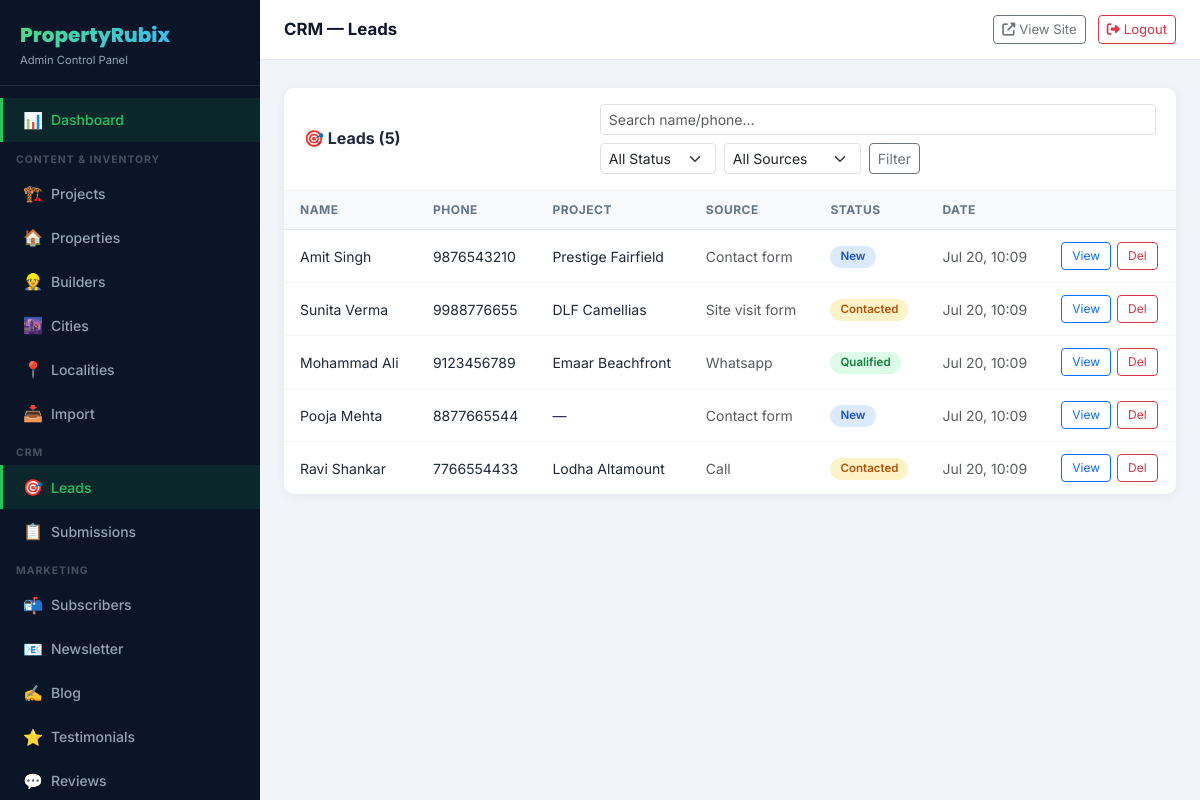
Screenshot of /admin/leads/index.php (signed in) with the database file from the repository.
### tables this page shows
CREATE TABLE `branding_settings` (
  `id`              INT UNSIGNED NOT NULL AUTO_INCREMENT,
  `site_name`       VARCHAR(255) DEFAULT 'PropertyRubix',
  `logo`            VARCHAR(255) DEFAULT NULL,
  `favicon`         VARCHAR(255) DEFAULT NULL,
  `primary_color`   VARCHAR(20)  DEFAULT '#16a34a',
  `secondary_color` VARCHAR(20)  DEFAULT '#0f172a',
  `tagline`         VARCHAR(255) DEFAULT NULL,
  `updated_at`      DATETIME NOT NULL DEFAULT CURRENT_TIMESTAMP ON UPDATE CURRENT_TIMESTAMP,
  PRIMARY KEY (`id`)
);

CREATE TABLE `leads` (
  `id`                 INT UNSIGNED NOT NULL AUTO_INCREMENT,
  `name`               VARCHAR(120) NOT NULL,
  `email`              VARCHAR(150) DEFAULT NULL,
  `phone`              VARCHAR(20)  NOT NULL,
  `source`             ENUM('site_visit_form','contact_form','whatsapp','call','chatbot','import') NOT NULL DEFAULT 'contact_form',
  `project_id`         INT UNSIGNED DEFAULT NULL,
  `city_id`            INT UNSIGNED DEFAULT NULL,
  `message`            TEXT DEFAULT NULL,
  `status`             ENUM('new','contacted','qualified','lost','converted') NOT NULL DEFAULT 'new',
  `assigned_to_user_id` INT UNSIGNED DEFAULT NULL,
  `notes`              TEXT DEFAULT NULL,
  `ip_address`         VARCHAR(45) DEFAULT NULL,
  `created_at`         DATETIME NOT NULL DEFAULT CURRENT_TIMESTAMP,
  `updated_at`         DATETIME NOT NULL DEFAULT CURRENT_TIMESTAMP ON UPDATE CURRENT_TIMESTAMP,
  PRIMARY KEY (`id`),
  KEY `idx_status` (`status`),
  KEY `idx_project` (`project_id`),
  KEY `idx_city` (`city_id`),
  KEY `idx_assigned` (`assigned_to_user_id`),
  CONSTRAINT `fk_lead_project` FOREIGN KEY (`project_id`) REFERENCES `projects` (`id`) ON DELETE SET NULL,
  CONSTRAINT `fk_lead_city`    FOREIGN KEY (`city_id`)    REFERENCES `cities`   (`id`) ON DELETE SET NULL
);

CREATE TABLE `projects` (
  `id`                INT UNSIGNED NOT NULL AUTO_INCREMENT,
  `builder_id`        INT UNSIGNED DEFAULT NULL,
  `city_id`           INT UNSIGNED DEFAULT NULL,
  `name`              VARCHAR(255) NOT NULL,
  `slug`              VARCHAR(255) NOT NULL,
  `type`              ENUM('residential','commercial','plot') NOT NULL DEFAULT 'residential',
  `status`            ENUM('upcoming','under_construction','ready_to_move','new_launch') NOT NULL DEFAULT 'upcoming',
  `price_min`         DECIMAL(15,2) DEFAULT NULL,
  `price_max`         DECIMAL(15,2) DEFAULT NULL,
  `price_on_request`  TINYINT(1) NOT NULL DEFAULT 0,
  `unit_types`        VARCHAR(255) DEFAULT NULL COMMENT 'e.g. 2BHK, 3BHK, 4BHK',
  `area_range`        VARCHAR(100) DEFAULT NULL,
  `rera_id`           VARCHAR(100) DEFAULT NULL,
  `rera_verified`     TINYINT(1) NOT NULL DEFAULT 0,
  `address`           TEXT DEFAULT NULL,
  `location_area`     VARCHAR(255) DEFAULT NULL,
  `latitude`          DECIMAL(10,8) DEFAULT NULL,
  `longitude`         DECIMAL(11,8) DEFAULT NULL,
  `map_embed_url`     TEXT DEFAULT NULL,
  `short_description` TEXT DEFAULT NULL,
  `description`       LONGTEXT DEFAULT NULL,
  `banner_image`      VARCHAR(255) DEFAULT NULL,
  `thumbnail_image`   VARCHAR(255) DEFAULT NULL,
  `brochure_pdf`      VARCHAR(255) DEFAULT NULL,
  `video_url`         VARCHAR(255) DEFAULT NULL,
  `possession_date`   VARCHAR(80) DEFAULT NULL,
  `is_featured`       TINYINT(1) NOT NULL DEFAULT 0,
  `sort_order`        INT NOT NULL DEFAULT 0,
  `meta_title`        VARCHAR(255) DEFAULT NULL,
  `meta_description`  TEXT DEFAULT NULL,
  `created_at`        DATETIME NOT NULL DEFAULT CURRENT_TIMESTAMP,
  `updated_at`        DATETIME NOT NULL DEFAULT CURRENT_TIMESTAMP ON UPDATE CURRENT_TIMESTAMP,
  PRIMARY KEY (`id`),
  UNIQUE KEY `uq_slug` (`slug`),
  KEY `idx_builder` (`builder_id`),
  KEY `idx_city` (`city_id`),
  KEY `idx_status` (`status`),
  KEY `idx_featured` (`is_featured`),
  KEY `idx_type` (`type`),
  CONSTRAINT `fk_project_builder` FOREIGN KEY (`builder_id`) REFERENCES `builders` (`id`) ON DELETE SET NULL,
  CONSTRAINT `fk_project_city`    FOREIGN KEY (`city_id`)    REFERENCES `cities` (`id`)    ON DELETE SET NULL
);

### config/db.php (called while the page is built, shortened)
<?php
function db(): PDO {
    static $pdo = null;
    if ($pdo === null) {
        $dsn = 'mysql:host=' . DB_HOST . ';dbname=' . DB_NAME . ';charset=' . DB_CHARSET;
        $options = [
            PDO::ATTR_ERRMODE            => PDO::ERRMODE_EXCEPTION,
            PDO::ATTR_DEFAULT_FETCH_MODE => PDO::FETCH_ASSOC,
            PDO::ATTR_EMULATE_PREPARES   => false,
            PDO::MYSQL_ATTR_INIT_COMMAND => "SET NAMES utf8mb4 COLLATE utf8mb4_unicode_ci",
        ];
        try {
            $pdo = new PDO($dsn, DB_USER, DB_PASS, $options);
        } catch (PDOException $e) {
            die('
            <div style="font-family:sans-serif;padding:30px;background:#fef2f2;border:1px solid #fca5a5;border-radius:8px;max-width:600px;margin:40px auto">
                <h2 style="color:#dc2626">⚠ Database Connection Error</h2>
                <p>Could not connect to MySQL. Please check:</p>
                <ul>
                    <li>XAMPP MySQL service is running</li>
                    <li>Database <strong>' . DB_NAME . '</strong> exists in phpMyAdmin</li>
                    <li>Credentials in <code>config/db.php</code> are correct</li>
                    <li>You have imported <code>database/schema.sql</code> and <code>database/seed.sql</code></li>
                </ul>
                <p style="color:#6b7280;font-size:0.875rem">Error: ' . htmlspecialchars($e->getMessage()) . '</p>
            </div>');
        }
    }
    return $pdo;
}

### app/helpers/settings.php (called while the page is built, shortened)
<?php
function getBranding(): array {
    static $branding = [];
    if (!$branding) {
        try {
            $branding = db()->query("SELECT * FROM branding_settings LIMIT 1")->fetch() ?: [];
        } catch (Throwable) {}
    }
    return $branding ?: [
        'site_name' => 'PropertyRubix',
        'primary_color' => '#16a34a',
        'secondary_color' => '#0f172a',
        'tagline' => 'Find Your Perfect Property',
        'logo' => null,
    ];
}

### admin/includes/auth_check.php (called while the page is built, shortened)
<?php
require_once __DIR__ . '/../../config/db.php';
require_once APP_PATH . 'helpers/csrf.php';
require_once APP_PATH . 'helpers/settings.php';
$branding    = getBranding();
$siteName    = $branding['site_name'] ?? 'PropertyRubix';

### app/helpers/csrf.php (called while the page is built, shortened)
<?php
function csrfToken(): string {
    return $_SESSION['csrf_token'];
}

### admin/leads/index.php (the view, shortened to what this page needs)
<?php
require_once __DIR__ . '/../includes/auth_check.php';
$pdo    = db();
$action = $_GET['action'] ?? 'list';
$search = trim($_GET['q'] ?? '');
$row    = [];
$extraWhere = '1=1'; $extraArgs = [];
$page = max(1,(int)($_GET['page']??1));
$total = $pdo->prepare("SELECT COUNT(*) FROM leads l WHERE $extraWhere"); $total->execute($extraArgs); $total = (int)$total->fetchColumn();
$rows = $pdo->prepare("SELECT l.*, p.name AS project_name FROM leads l LEFT JOIN projects p ON p.id=l.project_id WHERE $extraWhere ORDER BY l.created_at DESC LIMIT 20 OFFSET ?");
$rows->execute(array_merge($extraArgs, [($page-1)*20]));
require __DIR__ . '/../includes/header.php';
?>
<?php if ($action === 'view' && $row): ?>
<div class="d-flex align-items-center gap-3 mb-4">
  <a href="?" class="btn btn-sm btn-outline-secondary"><i class="fas fa-arrow-left"></i></a>
  <h2 class="mb-0">Lead: <?= htmlspecialchars($row['name']) ?></h2>
  <span class="adm-badge badge-<?= htmlspecialchars($row['status']) ?> ms-2"><?= ucfirst($row['status']) ?></span>
</div>
<div class="row g-4">
  <div class="col-lg-8">
    <div class="adm-card">
      <div class="adm-card-title">Lead Information</div>
      <div class="row g-3">
        <div class="col-md-6"><strong>Name:</strong> <?= htmlspecialchars($row['name']) ?></div>
        <div class="col-md-6"><strong>Phone:</strong> <a href="tel:<?= htmlspecialchars($row['phone']) ?>"><?= htmlspecialchars($row['phone']) ?></a></div>
        <div class="col-md-6"><strong>Email:</strong> <?= htmlspecialchars($row['email'] ?? '—') ?></div>
        <div class="col-md-6"><strong>Source:</strong> <?= str_replace('_',' ',ucfirst($row['source'])) ?></div>
        <div class="col-md-6"><strong>Project:</strong> <?= htmlspecialchars($row['project_name'] ?? '—') ?></div>
        <div class="col-md-6"><strong>City:</strong> <?= htmlspecialchars($row['city_name'] ?? '—') ?></div>
        <div class="col-12"><strong>Message:</strong><p class="text-muted mb-0"><?= nl2br(htmlspecialchars($row['message'] ?? '')) ?></p></div>
        <div class="col-md-6"><strong>IP:</strong> <?= htmlspecialchars($row['ip_address'] ?? '—') ?></div>
        <div class="col-md-6"><strong>Received:</strong> <?= htmlspecialchars($row['created_at']) ?></div>
      </div>
      <div class="mt-3 d-flex gap-2">
        <a href="tel:<?= htmlspecialchars(preg_replace('/[^+\d]/','', $row['phone'])) ?>" class="btn btn-sm btn-outline-primary"><i class="fas fa-phone me-1"></i>Call</a>
        <a href="https://wa.me/<?= htmlspecialchars(preg_replace('/[^+\d]/','', $row['phone'])) ?>" target="_blank" class="btn btn-sm" style="background:#25d366;color:white"><i class="fab fa-whatsapp me-1"></i>WhatsApp</a>
        <?php if ($row['email']): ?><a href="mailto:<?= htmlspecialchars($row['email']) ?>" class="btn btn-sm btn-outline-secondary"><i class="fas fa-envelope me-1"></i>Email</a><?php endif; ?>
      </div>
    </div>
  </div>
  <div class="col-lg-4">
    <div class="adm-card">
      <div class="adm-card-title">Update Status</div>
      <form method="post" action="?action=update_status">
        <?= csrfField() ?>
        <input type="hidden" name="lead_id" value="<?= $row['id'] ?>">
        <div class="mb-3">
          <select name="status" class="form-select">
            <?php foreach (['new','contacted','qualified','converted','lost'] as $s): ?>
            <option value="<?= $s ?>" <?= $row['status']===$s?'selected':'' ?>><?= ucfirst($s) ?></option>
            <?php endforeach; ?>
          </select>
        </div>
        <div class="mb-3">
          <textarea name="note" class="form-control" rows="3" placeholder="Add a note…"></textarea>
        </div>
        <button type="submit" class="btn btn-primary w-100">Update</button>
      </form>
    </div>
  </div>
</div>
<?php else: ?>
<div class="adm-table-wrap">
  <div class="adm-table-header flex-wrap gap-2">
    <h2 class="adm-table-title">🎯 Leads (<?= number_format($total) ?>)</h2>
    <form class="d-flex gap-2 flex-wrap" method="get">
      <input type="text" name="q" class="form-control form-control-sm" placeholder="Search name/phone…" value="<?= htmlspecialchars($search) ?>">
      <select name="status" class="form-select form-select-sm w-auto">
        <option value="">All Status</option>
      </select>
      <select name="source" class="form-select form-select-sm w-auto">
        <option value="">All Sources</option>
      </select>
      <button class="btn btn-sm btn-outline-secondary">Filter</button>
    </form>
  </div>
  <div class="table-responsive">
    <table class="adm-table">
      <thead><tr><th>Name</th><th>Phone</th><th>Project</th><th>Source</th><th>Status</th><th>Date</th><th></th></tr></thead>
      <tbody>
        <?php foreach ($rows->fetchAll() as $l): ?>
        <tr>
          <td class="fw-600"><?= htmlspecialchars($l['name']) ?></td>
          <td><?= htmlspecialchars($l['phone']) ?></td>
          <td><?= htmlspecialchars($l['project_name'] ?? '—') ?></td>
          <td class="text-muted small"><?= str_replace('_',' ',ucfirst($l['source'])) ?></td>
          <td><span class="adm-badge badge-<?= htmlspecialchars($l['status']) ?>"><?= ucfirst($l['status']) ?></span></td>
          <td class="text-muted small"><?= date('M j, H:i', strtotime($l['created_at'])) ?></td>
          <td>
            <div class="actions">
              <a href="?action=view&id=<?= $l['id'] ?>" class="btn btn-sm btn-outline-primary">View</a>
              <a href="?action=delete&id=<?= $l['id'] ?>&csrf_token=<?= csrfToken() ?>"
                 class="btn btn-sm btn-outline-danger" data-confirm="Delete this lead?">Del</a>
            </div>
          </td>
        </tr>
        <?php endforeach; ?>
      </tbody>
    </table>
  </div>
</div>
<?php endif; ?>
<?php require __DIR__ . '/../includes/footer.php'; ?>

### admin/includes/sidebar.php (shortened to what this page needs)
<?php
$adminBase = BASE_URL . 'admin/';
$curDir    = basename(dirname($_SERVER['PHP_SELF']));
function adminLink(string $href, string $icon, string $label, string $curDir = '', string $match = ''): string {
    $active = ($match && ($curDir === $match || basename($_SERVER['PHP_SELF']) === $match)) ? 'active' : '';
    return "<a href=\"$href\" class=\"adm-nav-link $active\"><span class=\"nav-icon\">$icon</span> $label</a>";
}
?>
<aside class="adm-sidebar" id="adminSidebar">
  <div class="adm-logo">
    <a href="<?= $adminBase ?>"><?= htmlspecialchars($siteName) ?></a>
    <p>Admin Control Panel</p>
  </div>
  <nav class="adm-nav">
    <?= adminLink($adminBase, '📊', 'Dashboard', $curDir, 'index.php') ?>
    <div class="adm-nav-section">Content & Inventory</div>
    <?= adminLink($adminBase . 'projects/', '🏗️', 'Projects', $curDir, 'projects') ?>
    <?= adminLink($adminBase . 'properties/', '🏠', 'Properties', $curDir, 'properties') ?>
    <?= adminLink($adminBase . 'builders/', '👷', 'Builders', $curDir, 'builders') ?>
    <?= adminLink($adminBase . 'cities/', '🌆', 'Cities', $curDir, 'cities') ?>
    <?= adminLink($adminBase . 'localities/', '📍', 'Localities', $curDir, 'localities') ?>
    <?= adminLink($adminBase . 'import/', '📥', 'Import', $curDir, 'import') ?>
    <div class="adm-nav-section">CRM</div>
    <?= adminLink($adminBase . 'leads/', '🎯', 'Leads', $curDir, 'leads') ?>
    <?= adminLink($adminBase . 'submissions/', '📋', 'Submissions', $curDir, 'submissions') ?>
    <div class="adm-nav-section">Marketing</div>
    <?= adminLink($adminBase . 'subscribers/', '📬', 'Subscribers', $curDir, 'subscribers') ?>
    <?= adminLink($adminBase . 'newsletter/', '📧', 'Newsletter', $curDir, 'newsletter') ?>
    <?= adminLink($adminBase . 'blog/', '✍️', 'Blog', $curDir, 'blog') ?>
    <?= adminLink($adminBase . 'testimonials/', '⭐', 'Testimonials', $curDir, 'testimonials') ?>
    <?= adminLink($adminBase . 'reviews/', '💬', 'Reviews', $curDir, 'reviews') ?>
  </nav>
</aside>

### rows the page displays
branding_settings: site_name "PropertyRubix"
leads: name "Amit Singh", phone "9876543210", project.name "Prestige Fairfield", source "Contact form", status "New", created_at "Jul 20, 10:09"
leads: name "Sunita Verma", phone "9988776655", project.name "DLF Camellias", source "Site visit form", status "Contacted", created_at "Jul 20, 10:09"
leads: name "Mohammad Ali", phone "9123456789", project.name "Emaar Beachfront", source "Whatsapp", status "Qualified", created_at "Jul 20, 10:09"
leads: name "Pooja Mehta", phone "8877665544", project_name "—", source "Contact form", status "New", created_at "Jul 20, 10:09"
leads: name "Ravi Shankar", phone "7766554433", project.name "Lodha Altamount", source "Call", status "Contacted", created_at "Jul 20, 10:09"

### other values shown
$icon "📊 🏗️ 🏠 👷 🌆 📍 📥 🎯 📋 📬 📧 ✍️ ⭐ 💬"
$label "Dashboard Projects Properties Builders Cities Localities Import Leads Submissions Subscribers Newsletter Blog Testimonials Reviews"
$pageTitle "CRM — Leads"
$total "5"
